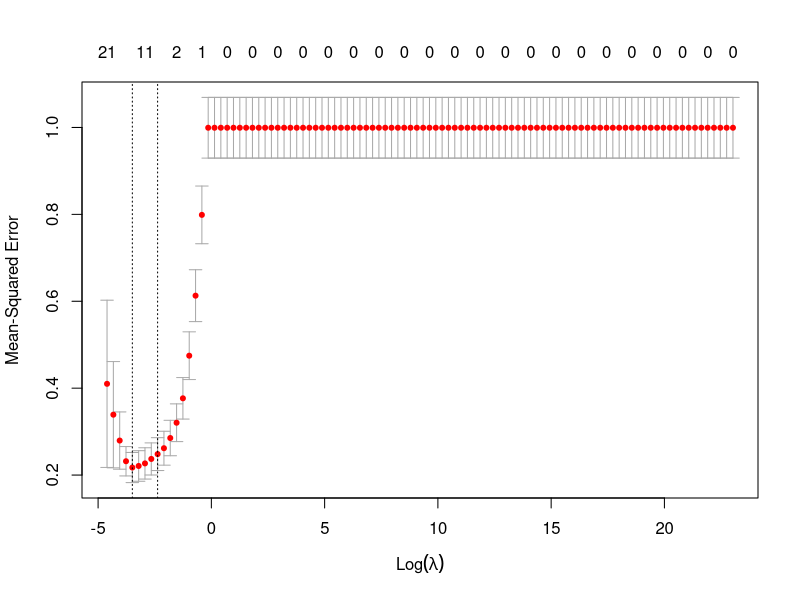

Here is the R script that generated this plot:
library(glmnet)  

#read data
edu = read.csv('../data/final.csv', stringsAsFactors = FALSE)
edu = edu[, -c(1)]

grid = 10^seq(10, -2, length=100)

set.seed(159)

#fit model
lasso = cv.glmnet(as.matrix(edu[,c(1:33)]), as.matrix(edu[,34]), intercept = FALSE, 
                   standardize = FALSE, lambda = grid, alpha = 1)

#save data
save(lasso, file = '../data/lasso.RData')

#plot
pdf("../images/lasso.pdf")
plot(lasso)
dev.off()
